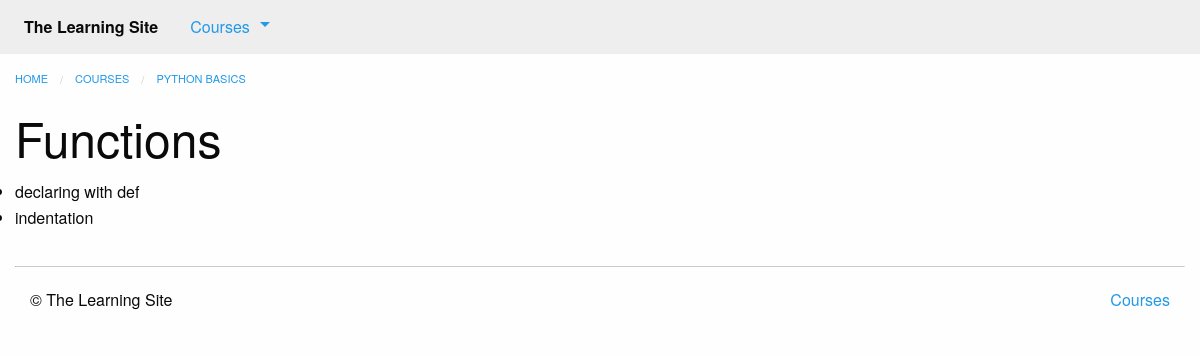
Page /courses/1/t1/ on the committed database.
### courses/models.py (models this page shows, shortened)
class Step(models.Model):
    title = models.CharField(max_length=255)
    description = models.TextField()
    order = models.IntegerField(default=0)
    course = models.ForeignKey(Course, on_delete=models.CASCADE)
    class Meta:
        abstract = True
        ordering = ['order',]

class Text(Step):
    content = models.TextField(blank=True, default='')

class Course(models.Model):
    created_at = models.DateTimeField(auto_now_add=True)
    title = models.CharField(max_length=255)
    description = models.TextField()

### courses/views.py (the view)
# urls.py: path('<int:course_pk>/t<int:step_pk>/', views.text_detail, name='text'),
def text_detail(request, course_pk, step_pk):
    step = get_object_or_404(models.Text, course_id=course_pk, pk=step_pk)
    return render(request, 'courses/text_detail.html', {'step': step})

### courses/templatetags/course_extras.py (called while the page is built)
@register.inclusion_tag('courses/course_nav.html')
def nav_courses_list():
    courses = Course.objects.all()[:5]
    return {'courses': courses}

@register.filter('markdown_to_html')
def markdown_to_html(markdown_text):
    html_body = markdown2.markdown(markdown_text)
    return mark_safe(html_body)

### courses/templates/courses/text_detail.html (shortened to what this page needs)
{% extends "courses/layout.html" %}
{% load course_extras %}
{% block breadcrumbs %}
    <li><a href="{% url 'courses:detail' pk=step.course.pk %}">{{ step.course.title }}</a></li>
{% endblock %}
{% block content %}
    <div class="row columns">
        <article>
            {{ block.super }}
            <h1>{{ step.title }}</h1>
            {{ step.content|markdown_to_html }}
        </article>
    </div>
{% endblock %}

### rows in the picture
Text: course "PYTHON BASICS", title "Functions", content "declaring with def indentation"
